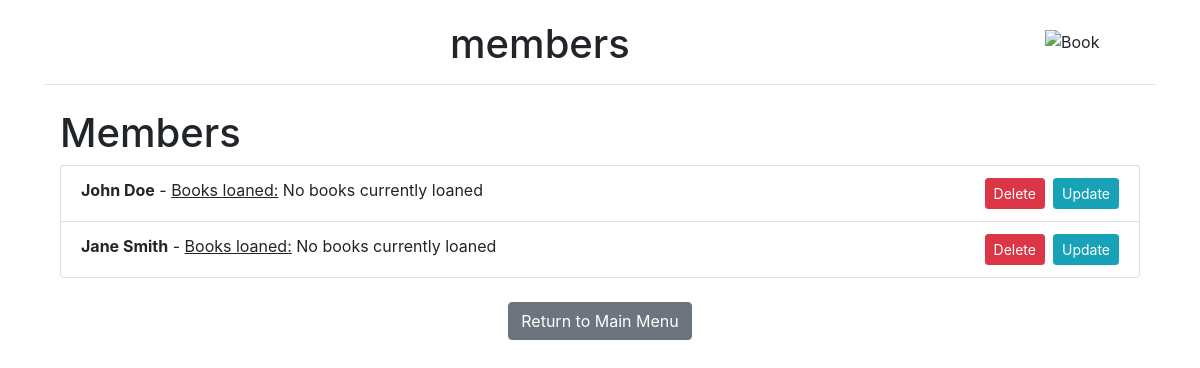
Page /show_members on the earlier database version.
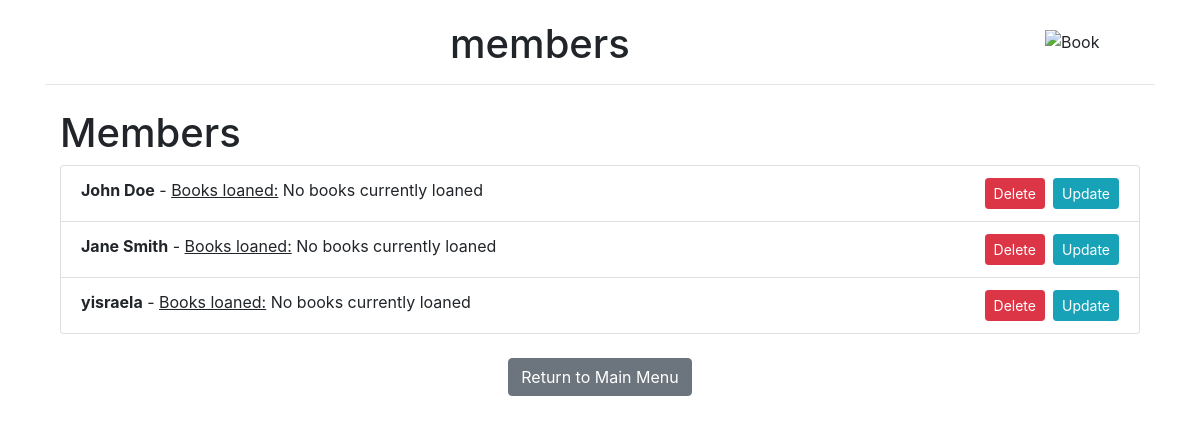
Same page on the later database version.
### tables this page shows
CREATE TABLE Members (
    member_id INTEGER PRIMARY KEY,
    name TEXT NOT NULL
);

### app.py (the view)
@app.route('/show_members')
def show_members():
    conn = sqlite3.connect('library.db')
    c = conn.cursor()
    c.execute('SELECT * FROM Members')
    members = c.fetchall()
    c.execute('''
    SELECT Members.member_id, Members.name, Books.title, Loans.loan_date
    FROM Members
    LEFT JOIN Loans ON Members.member_id = Loans.member_id
    LEFT JOIN Books ON Loans.book_id = Books.book_id
    WHERE Loans.return_date IS NULL
    ORDER BY Members.member_id
    ''')
    member_loans = c.fetchall()
    conn.close()
    return render_template('show_members.html', members=members, member_loans=member_loans)

### templates/show_members.html (shortened to what this page needs)
<!DOCTYPE html>
{% extends "base.html" %}
{% block header %}members {% endblock %}
{% block content %}
<div class="container">
    <h1 class="mt-4">Members</h1>
    <ul class="list-group">
        {% for member in members %}
        <li class="list-group-item">
            <strong>{{ member[1] }}</strong> - <u>Books loaned:</u>
            {% set books_with_dates = [] %}
            {% for loan in member_loans %}
                {% if loan[0] == member[0] and loan[2] %}
                {% set _ =books_with_dates.append(loan[2] ~ ' (Loaned on: ' ~ loan[3] ~ ')') %}
                {% endif %}
            {% endfor %}
            {% if books_with_dates %}
            {{ books_with_dates|join('<br>')|safe }}
            {% else %}
                No books currently loaned
            {% endif %}
            <a href="{{ url_for('update_member', member_id=member[0]) }}" class="btn btn-info btn-sm float-right ml-2">Update</a>
            <form method="post" action="{{ url_for('delete_member', member_id=member[0]) }}" style="display:inline;">
                <button type="submit" class="btn btn-danger btn-sm float-right">Delete</button>
            </form>
        </li>
        {% endfor %}
    </ul>
</div>
    {% endblock %}

Differences in the rows shown:
added Members: name "yisraela"
